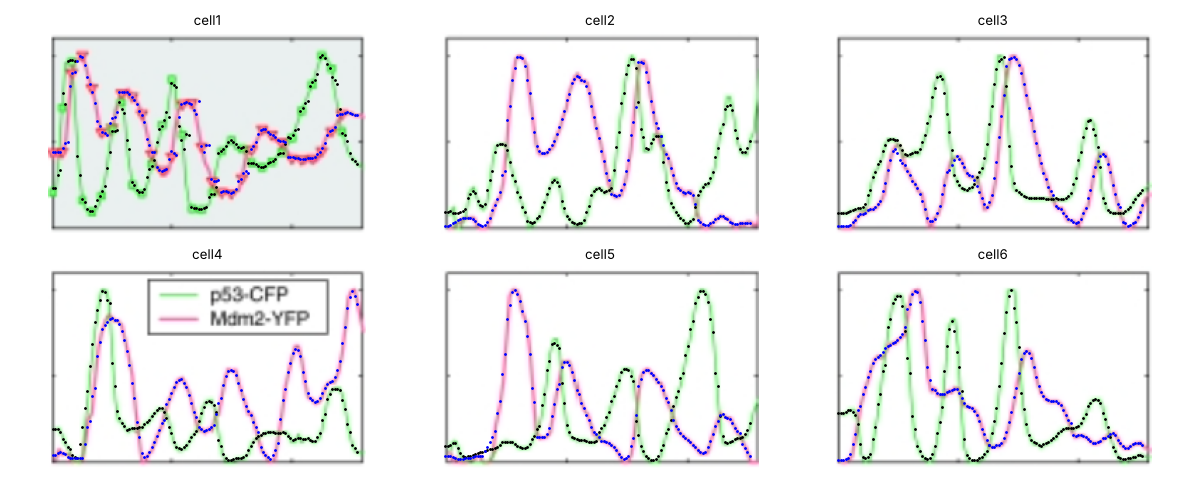
#> input picture p53 Data/extraction_check.png, 1200 x 480 px
$ python extract_curves.py extraction_check.png extraction_check.png
#> lines starting #> are read from the running program, lines starting #| are printed output that depends on the picture
"""Extract green (p53-CFP) and pink (Mdm2-YFP) curves from Geva-Zatorsky 2006 Fig 1B.

Usage: python -I extract_curves.py <image.png> <outdir>
Calibration below is for the PMC screenshot (1552x1300). For a different
image, update FRAMES, PX_PER_H and PX_PER_UNIT from that image.
"""
import sys, os, numpy as np
from PIL import Image

# Panel frames: (left x, top y, right x, bottom y) in image pixels.
FRAMES = {'cell1': (450, 748, 670, 882), 'cell2': (685, 748, 905, 882), 'cell3': (922, 748, 1142, 882),
          'cell4': (450, 898, 670, 1032), 'cell5': (685, 898, 905, 1032), 'cell6': (922, 898, 1142, 1032)}
PX_PER_H = 169 / 24      # tick labels 0 and 24 h are 169 px apart
PX_PER_UNIT = 122.5      # y = 0 at frame bottom, y = 1 is 122.5 px above it
LEGEND = (512, 900, 655, 940)  # legend box in cell4, excluded
DT_OUT = 0.25            # output grid (h)
THRESH = 30              # minimum colour score for a curve pixel

def score(img, kind):
    r, g, b = img[..., 0], img[..., 1], img[..., 2]
    return g - np.maximum(r, b) if kind == 'p53' else r - g

def trace(sc, top, bottom):
    """Column-wise weighted centroid of the curve run nearest the previous point."""
    ys = np.full(sc.shape[1], np.nan); prev = None
    for c in range(sc.shape[1]):
        col = sc[top:bottom, c]; on = col > THRESH
        if not on.any(): continue
        idx = np.flatnonzero(on); runs = np.split(idx, np.flatnonzero(np.diff(idx) > 1) + 1)
        cents = [np.average(rr, weights=col[rr]) for rr in runs]
        k = int(np.argmin([abs(x - prev) for x in cents])) if prev is not None else int(np.argmax([col[rr].sum() for rr in runs]))
        ys[c] = cents[k] + top; prev = cents[k]
    return ys

def main(path, outdir):
#> called with path = 'extraction_check.png', outdir = 'extraction_check.png'
    img = np.array(Image.open(path).convert('RGB')).astype(int)
    os.makedirs(outdir, exist_ok=True)
    for name, (L, T, R, B) in FRAMES.items():
        x0, x1 = L + 2, R - 1                     # skip frame lines
        out = {}
        for kind in ('p53', 'mdm2'):
            sc = score(img[:, x0:x1], kind).astype(float)
            if name == 'cell4':                   # blank the legend
                sc[LEGEND[1]:LEGEND[3], max(LEGEND[0]-x0, 0):LEGEND[2]-x0] = 0
            ys = trace(sc, T + 2, B)
            t = (np.arange(x0, x1) - L) / PX_PER_H
            v = (B - ys) / PX_PER_UNIT
            ok = np.isfinite(v)
            out[kind] = (t[ok], np.clip(v[ok], 0, 1), 1 - ok.mean())
        tmax = min(out['p53'][0].max(), out['mdm2'][0].max())
        tg = np.arange(0, tmax + 1e-9, DT_OUT)
        P = np.interp(tg, out['p53'][0], out['p53'][1]); M = np.interp(tg, out['mdm2'][0], out['mdm2'][1])
        np.savetxt(os.path.join(outdir, f'p53_{name}.csv'), np.column_stack([tg, P, M]), delimiter=',',
                   header='time_h,p53_norm,mdm2_norm', comments='', fmt='%.4f')
        print(f'{name}: {len(tg)} pts, 0-{tmax:.1f} h, gap fraction p53 {out["p53"][2]:.2f} mdm2 {out["mdm2"][2]:.2f}')
#> this loop made 1 pass
#> pass 1, in score, `r, g, b = img[..., 0], img[..., 1], img[..., 2]`:
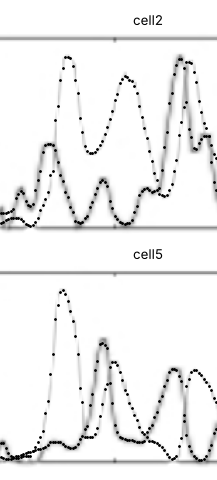
#> r: shape (480, 217) int64; min 0, max 255, mean 240.9
#> pass 1, in score, `r, g, b = img[..., 0], img[..., 1], img[..., 2]`:
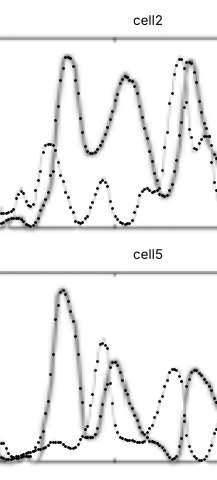
#> g: shape (480, 217) int64; min 0, max 255, mean 239.5
#> pass 1, in score, `r, g, b = img[..., 0], img[..., 1], img[..., 2]`:
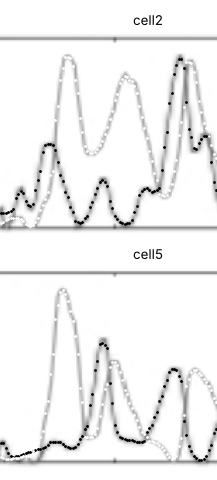
#> b: shape (480, 217) int64; min 0, max 255, mean 241
#> after the loop:
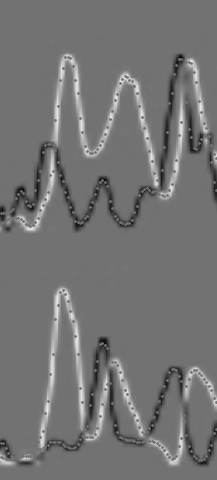
#> sc: shape (480, 217) float64; min -95, max 116, mean 1.5; drawn with min black and max white

if __name__ == '__main__':
#> (the run stopped early here; a loop or call above may not have finished)
